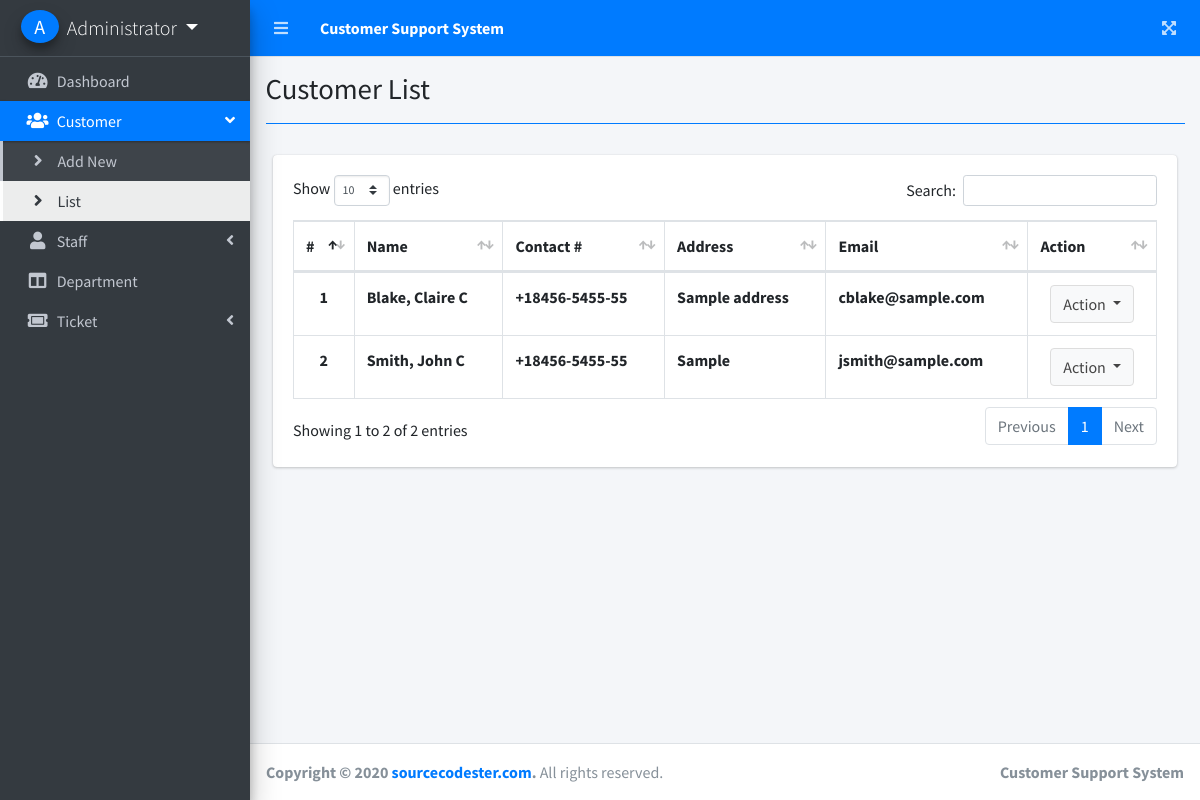
Page /index.php?page=customer_list (signed in) on the committed database.
### tables this page shows
CREATE TABLE `customers` (
  `id` int(30) NOT NULL,
  `firstname` varchar(200) NOT NULL,
  `lastname` varchar(200) NOT NULL,
  `middlename` varchar(200) NOT NULL,
  `contact` varchar(100) NOT NULL,
  `address` text NOT NULL,
  `email` varchar(200) NOT NULL,
  `password` text NOT NULL,
  `date_created` datetime NOT NULL DEFAULT current_timestamp()
);

### customer_list.php (the view, shortened to what this page needs)
<?php include'db_connect.php' ?>
<div class="col-lg-12">
	<div class="card">
		<div class="card-body">
			<table class="table tabe-hover table-bordered" id="list">
				<thead>
					<tr>
						<th>#</th>
						<th>Name</th>
						<th>Contact #</th>
						<th>Address</th>
						<th>Email</th>
						<th>Action</th>
					</tr>
				</thead>
				<tbody>
					<?php
					$i = 1;
					$qry = $conn->query("SELECT *,concat(lastname,', ',firstname,' ',middlename) as name FROM customers order by concat(lastname,', ',firstname,' ',middlename) asc");
					while($row= $qry->fetch_assoc()):
					?>
					<tr>
						<th class="text-center"><?php echo $i++ ?></th>
						<td><b><?php echo ucwords($row['name']) ?></b></td>
						<td><b><?php echo $row['contact'] ?></b></td>
						<td><b><?php echo $row['address'] ?></b></td>
						<td><b><?php echo $row['email'] ?></b></td>
						<td class="text-center">
							<button type="button" class="btn btn-default dropdown-toggle" data-toggle="dropdown" aria-expanded="true">
		                      Action
		                    </button>
						</td>
					</tr>
				<?php endwhile; ?>
				</tbody>
			</table>
		</div>
	</div>
</div>

### index.php (shortened to what this page needs)
<!DOCTYPE html>
<html lang="en">
<?php
	include 'header.php'
?>
<body class="hold-transition sidebar-mini layout-fixed layout-navbar-fixed layout-footer-fixed">
<div class="wrapper">
  <?php include 'topbar.php' ?>
  <?php include 'sidebar.php' ?>
  <div class="content-wrapper">
    <div class="content-header">
      <div class="container-fluid">
        <div class="row mb-2">
          <div class="col-sm-6">
            <h1 class="m-0"><?php echo $title ?></h1>
          </div>
        </div>
            <hr class="border-primary">
      </div>
    </div>
    <section class="content">
      <div class="container-fluid">
         <?php
          $page = isset($_GET['page']) ? $_GET['page'] : 'home';
          include $page.'.php';
          ?>
      </div>
    </section>
  </div>
  <footer class="main-footer">
    <strong>Copyright &copy; 2020 <a href="https://www.sourcecodester.com/">sourcecodester.com</a>.</strong>
    All rights reserved.
    <div class="float-right d-none d-sm-inline-block">
      <b>Customer Support System</b>
    </div>
  </footer>
</div>
</body>
</html>

### header.php (shortened to what this page needs)
<head>
  <?php
  $title = isset($_GET['page']) ? ucwords(str_replace("_", ' ', $_GET['page'])) : "Home";
  ?>
  <link rel="stylesheet" href="assets/plugins/fontawesome-free/css/all.min.css">
  <link rel="stylesheet" href="assets/plugins/overlayScrollbars/css/OverlayScrollbars.min.css">
  <link rel="stylesheet" href="assets/plugins/datatables-bs4/css/dataTables.bootstrap4.min.css">
  <link rel="stylesheet" href="assets/plugins/datatables-responsive/css/responsive.bootstrap4.min.css">
  <link rel="stylesheet" href="assets/plugins/datatables-buttons/css/buttons.bootstrap4.min.css">
  <link rel="stylesheet" href="assets/plugins/select2/css/select2.min.css">
  <link rel="stylesheet" href="assets/plugins/select2-bootstrap4-theme/select2-bootstrap4.min.css">
  <link rel="stylesheet" href="assets/plugins/sweetalert2-theme-bootstrap-4/bootstrap-4.min.css">
  <link rel="stylesheet" href="assets/plugins/toastr/toastr.min.css">
  <link rel="stylesheet" href="assets/dist/css/adminlte.min.css">
  <link rel="stylesheet" href="assets/dist/css/styles.css">
  <link rel="stylesheet" href="assets/plugins/summernote/summernote-bs4.min.css">
</head>

### topbar.php
<nav class="main-header navbar navbar-expand navbar-primary navbar-dark ">
  <ul class="navbar-nav">
    <li class="nav-item">
      <a class="nav-link" data-widget="pushmenu" href="#" role="button"><i class="fas fa-bars"></i></a>
    </li>
    <li>
      <a class="nav-link text-white"  href="./" role="button"> <large><b>Customer Support System</b></large></a>
    </li>
  </ul>
  <ul class="navbar-nav ml-auto">
    <li class="nav-item">
      <a class="nav-link" data-widget="fullscreen" href="#" role="button">
        <i class="fas fa-expand-arrows-alt"></i>
      </a>
    </li>
  </ul>
</nav>

### sidebar.php (shortened to what this page needs)
<aside class="main-sidebar sidebar-dark-primary elevation-4">
  <div class="dropdown">
 	<a href="javascript:void(0)" class="brand-link dropdown-toggle" data-toggle="dropdown" aria-expanded="true">
      <span class="brand-image img-circle elevation-3 d-flex justify-content-center align-items-center bg-primary text-white font-weight-500" style="width: 38px;height:50px"><?php echo strtoupper(substr($_SESSION['login_firstname'], 0,1).substr($_SESSION['login_lastname'], 0,1)) ?></span>
      <span class="brand-text font-weight-light"><?php echo ucwords($_SESSION['login_firstname'].' '.$_SESSION['login_lastname']) ?></span>
    </a>
  </div>
  <div class="sidebar">
    <nav class="mt-2">
      <ul class="nav nav-pills nav-sidebar flex-column nav-flat" data-widget="treeview" role="menu" data-accordion="false">
        <li class="nav-item dropdown">
          <a href="./" class="nav-link nav-home">
            <i class="nav-icon fas fa-tachometer-alt"></i>
            <p>
              Dashboard
            </p>
          </a>
        </li>
      <?php if($_SESSION['login_type'] == 1): ?>
        <li class="nav-item">
          <a href="#" class="nav-link nav-edit_customer">
            <i class="nav-icon fas fa-users"></i>
            <p>
              Customer
              <i class="right fas fa-angle-left"></i>
            </p>
          </a>
          <ul class="nav nav-treeview">
            <li class="nav-item">
              <a href="./index.php?page=new_customer" class="nav-link nav-new_customer tree-item">
                <i class="fas fa-angle-right nav-icon"></i>
                <p>Add New</p>
              </a>
            </li>
            <li class="nav-item">
              <a href="./index.php?page=customer_list" class="nav-link nav-customer_list tree-item">
                <i class="fas fa-angle-right nav-icon"></i>
                <p>List</p>
              </a>
            </li>
          </ul>
        </li>
        <li class="nav-item">
          <a href="#" class="nav-link nav-edit_staff">
            <i class="nav-icon fas fa-user"></i>
            <p>
              Staff
              <i class="right fas fa-angle-left"></i>
            </p>
          </a>
        </li>
        <li class="nav-item">
          <a href="./index.php?page=department_list" class="nav-link nav-department_list">
            <i class="nav-icon fas fa-columns"></i>
            <p>
              Department
            </p>
          </a>
        </li>
      <?php endif; ?>
        <li class="nav-item">
          <a href="#" class="nav-link nav-edit_ticket nav-view_ticket">
            <i class="nav-icon fas fa-ticket-alt"></i>
            <p>
              Ticket
              <i class="right fas fa-angle-left"></i>
            </p>
          </a>
        </li>
      </ul>
    </nav>
  </div>
</aside>

### rows in the picture
customers: name "Blake, Claire C", contact "+18456-5455-55", address "Sample address", email "cblake@sample.com"
customers: name "Smith, John C", contact "+18456-5455-55", address "Sample", email "jsmith@sample.com"

### other values in the picture
$_SESSION['login_firstname'].' '.$_SESSION['login_lastname'] "Administrator"
$title "Customer List"
